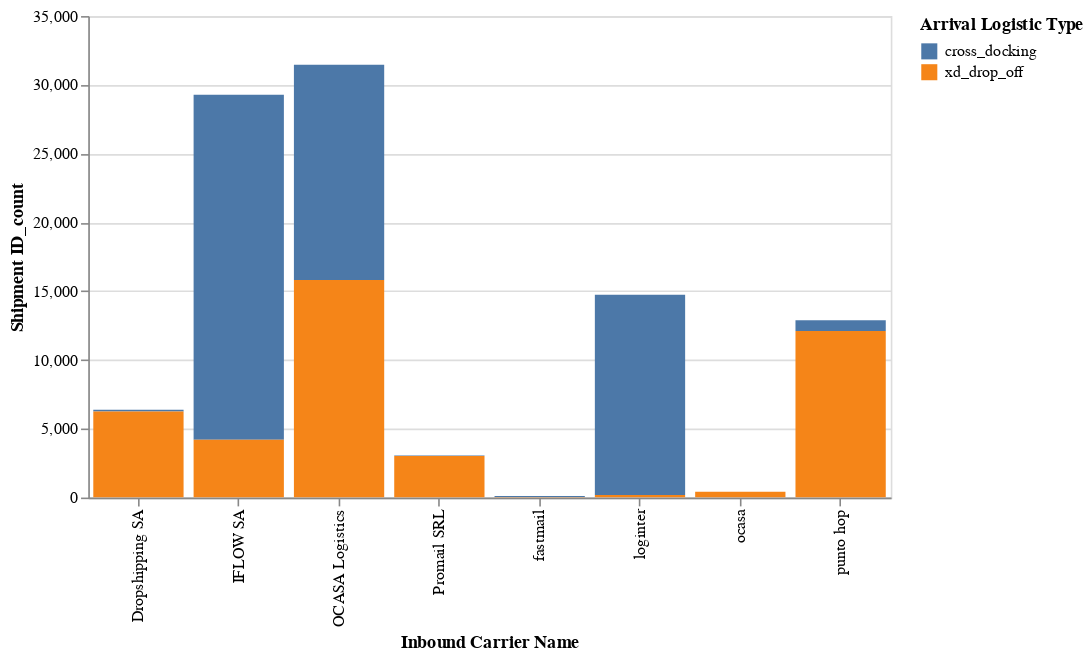

The notebook cell saved with this chart:
### Code cell
alt.Chart(agg_shp_by_in_carrier).mark_bar().encode(
    x = 'Inbound Carrier Name',
    y = 'Shipment ID_count',
    color = 'Arrival Logistic Type'
).properties(width=500).interactive()

### Figure 1 — Vega-Lite specification as saved in the notebook (floating-point values rounded to 4 significant figures)
{"config": {"view": {"continuousWidth": 400, "continuousHeight": 300}}, "data": {"name": "data-cead295bddcd3d90cd75c1e7e6b14312"}, "mark": "bar", "encoding": {"color": {"field": "Arrival Logistic Type", "type": "nominal"}, "x": {"field": "Inbound Carrier Name", "type": "nominal"}, "y": {"field": "Shipment ID_count", "type": "quantitative"}}, "selection": {"selector003": {"type": "interval", "bind": "scales", "encodings": ["x", "y"]}}, "width": 500, "$schema": "https://vega.github.io/schema/vega-lite/v4.17.0.json", "datasets": {"data-cead295bddcd3d90cd75c1e7e6b14312": [{"Arrival Logistic Type": "cross_docking", "Inbound Carrier Name": "Dropshipping SA", "Shipment ID_count": 129}, {"Arrival Logistic Type": "cross_docking", "Inbound Carrier Name": "IFLOW SA", "Shipment ID_count": 25095}, {"Arrival Logistic Type": "cross_docking", "Inbound Carrier Name": "OCASA Logistics", "Shipment ID_count": 15648}, {"Arrival Logistic Type": "cross_docking", "Inbound Carrier Name": "Promail SRL", "Shipment ID_count": 42}, {"Arrival Logistic Type": "cross_docking", "Inbound Carrier Name": "fastmail", "Shipment ID_count": 78}, {"Arrival Logistic Type": "cross_docking", "Inbound Carrier Name": "loginter", "Shipment ID_count": 14547}, {"Arrival Logistic Type": "cross_docking", "Inbound Carrier Name": "punto hop", "Shipment ID_count": 777}, {"Arrival Logistic Type": "xd_drop_off", "Inbound Carrier Name": "Dropshipping SA", "Shipment ID_count": 6257}, {"Arrival Logistic Type": "xd_drop_off", "Inbound Carrier Name": "IFLOW SA", "Shipment ID_count": 4193}, {"Arrival Logistic Type": "xd_drop_off", "Inbound Carrier Name": "OCASA Logistics", "Shipment ID_count": 15811}, {"Arrival Logistic Type": "xd_drop_off", "Inbound Carrier Name": "Promail SRL", "Shipment ID_count": 3021}, {"Arrival Logistic Type": "xd_drop_off", "Inbound Carrier Name": "fastmail", "Shipment ID_count": 43}, {"Arrival Logistic Type": "xd_drop_off", "Inbound Carrier Name": "loginter", "Shipment ID_count": 189}, {"Arrival Logistic Type": "xd_drop_off", "Inbound Carrier Name": "ocasa", "Shipment ID_count": 420}, {"Arrival Logistic Type": "xd_drop_off", "Inbound Carrier Name": "punto hop", "Shipment ID_count": 12114}]}}
